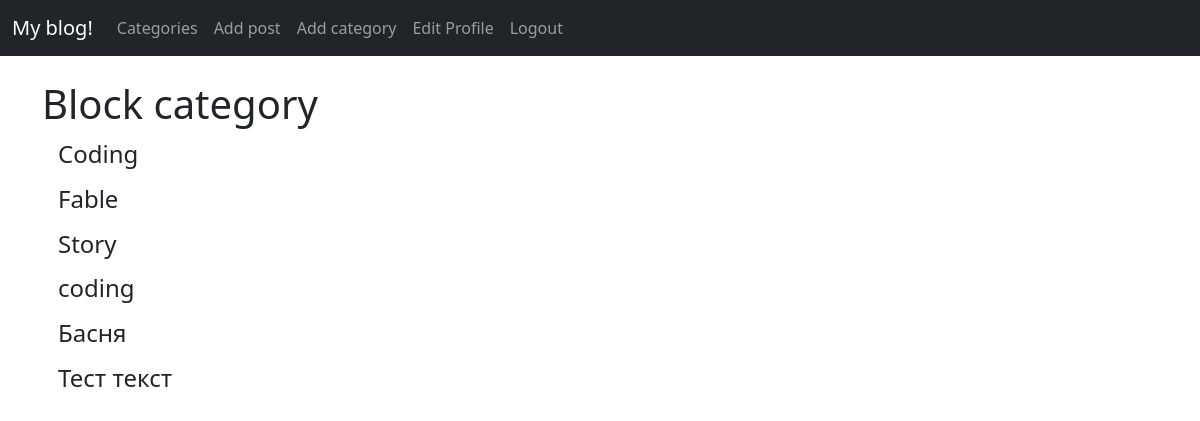
/category-list/ (signed in), run on the app's committed database.
### userblog/models.py (models this page shows, shortened)
class Category(models.Model):
    name = models.CharField(max_length=255)
    def __str__(self):
        return self.name
    class Meta:
        verbose_name = 'Категория'
        verbose_name_plural = 'Категории'
        ordering = ['name']

### userblog/views.py (the view)
# urls.py: path('category-list/', CategoryListView, name='category-list'),
def CategoryListView(request):
    cat_menu_list = Category.objects.all()
    return render(request, 'category_list.html', {'cat_menu_list': cat_menu_list})

### userblog/templates/category_list.html (shortened to what this page needs)
{% extends 'base.html' %}
{% block content %}
<h1>Block category</h1>
{% for item in cat_menu_list %}
    <h4><a class="dropdown-item" href="{% url 'category' item %}">{{ item }}</a></h4>
{% endfor %}
{% endblock %}

### data on the page
Category: name "Coding"
Category: name "Fable"
Category: name "Story"
Category: name "coding"
Category: name "Басня"
Category: name "Тест текст"
